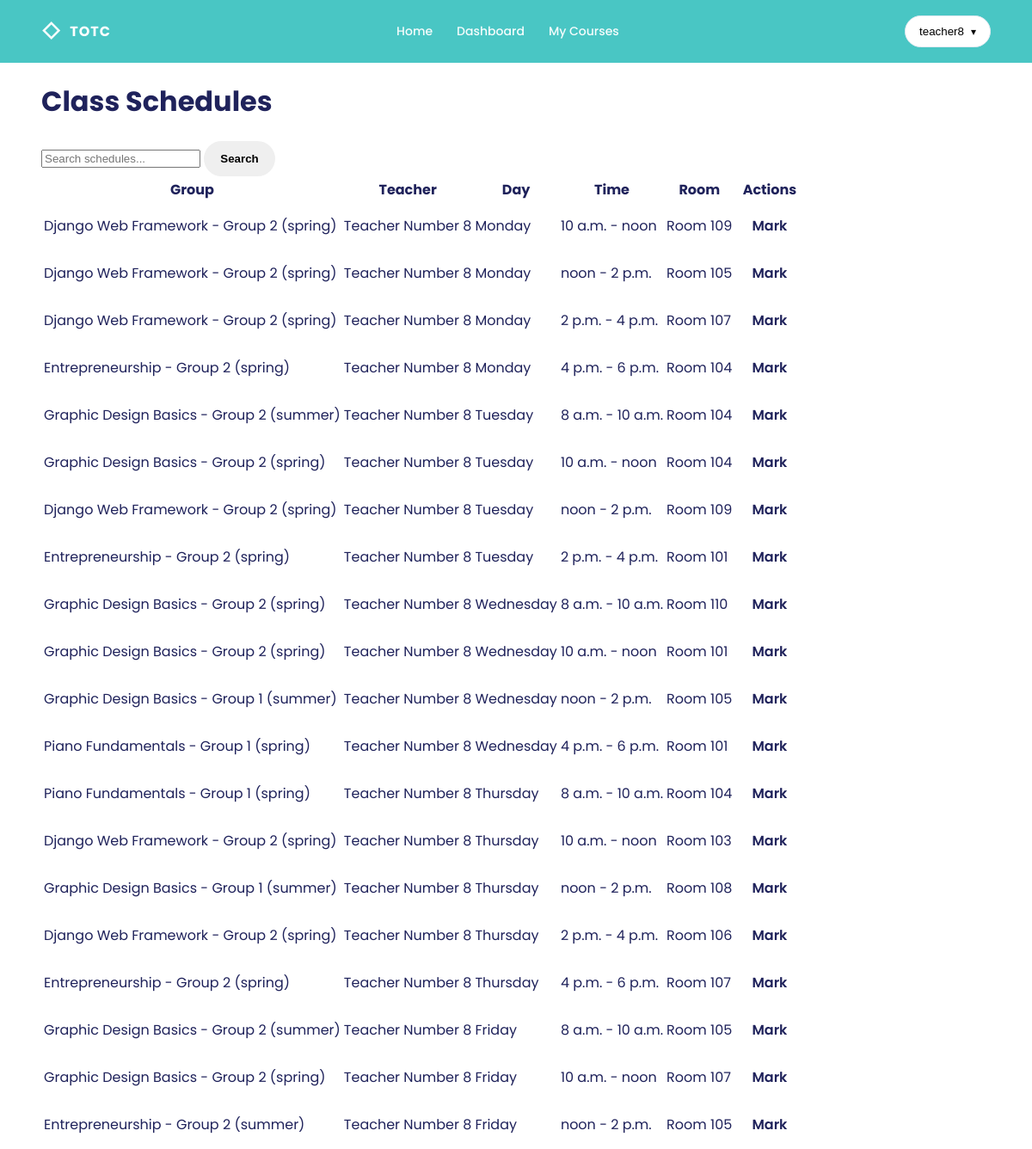
The app's page /attendance/schedules/ (signed in) with its own data.
### accounts/models.py (models this page shows, shortened)
class User(AbstractUser):
    ROLE = (
        ('admin', 'Admin'),
        ('teacher', 'Teacher'),
        ('student', 'Student'),
    )
    role = models.CharField(max_length=10, choices=ROLE)
    avatar = models.ImageField(upload_to='avatar/', default='')
    phone = models.CharField(max_length=20, blank=True, null=True)
    address = models.CharField(max_length=250, blank=True, null=True)
    balance = models.DecimalField(max_digits=10, decimal_places=2, default=0.00)
    speciality = models.CharField(max_length=100, blank=True, null=True)
    qualifications = models.TextField(blank=True, null=True)
    is_expert = models.BooleanField(default=False)
    created_at = models.DateTimeField(auto_now_add=True)
    updated_at = models.DateTimeField(auto_now=True)
    class Meta:
        ordering = ['-id']
        verbose_name = 'User'
        verbose_name_plural = 'Users'

### attendance/models.py (models this page shows, shortened)
class Schedule(models.Model):
  DAY_CHOICES = [ (i,
                   d) for i, d in
                  enumerate([ 'Monday', 'Tuesday', 'Wednesday', 'Thursday', 'Friday', 'Saturday', 'Sunday' ]) ]
  group = models.ForeignKey(Group, on_delete=models.CASCADE, related_name='schedule_slots')
  teacher = models.ForeignKey(User, on_delete=models.SET_NULL, null=True, blank=True, related_name='schedule_slots',
                              limit_choices_to={
                                'role': 'teacher',
                                },
                              )
  day_of_week = models.IntegerField(choices=DAY_CHOICES)
  start_time = models.TimeField()
  end_time = models.TimeField()
  room = models.CharField(max_length=50, blank=True, null=True)
  created_at = models.DateTimeField(auto_now_add=True)
  updated_at = models.DateTimeField(auto_now=True)
  class Meta:
    ordering = ('day_of_week',
                'start_time')
    verbose_name = 'Schedule'
    verbose_name_plural = 'Schedules'
    unique_together = ('group',
                       'day_of_week',
                       'start_time')

### courses/models.py (models this page shows, shortened)
class Group(models.Model):
    name = models.CharField(max_length=50)
    course = models.ForeignKey(Course, on_delete=models.CASCADE, related_name='groups')
    session = models.ForeignKey(Session, on_delete=models.CASCADE, related_name='groups', null=True, blank=True)
    teacher = models.ForeignKey(User, on_delete=models.SET_NULL, null=True, blank=True, related_name='taught_groups',
                                limit_choices_to={
                                    'role': 'teacher',
                                    },
                                )
    created_at = models.DateTimeField(auto_now_add=True)
    updated_at = models.DateTimeField(auto_now=True)
    class Meta:
        ordering = ('name',)
        verbose_name = 'Group'
        verbose_name_plural = 'Groups'
        unique_together = ('course',
                           'name')
        verbose_name = 'Group'
        verbose_name_plural = 'Groups'
        unique_together = ('course',
                           'name')

### attendance/views.py (the view)
# urls.py: path('schedules/', ScheduleListView.as_view(), name='schedule_list'),
class ScheduleListView(LoginRequiredMixin, ListView):
  model = Schedule
  template_name = 'attendance/schedule_list.html'
  context_object_name = 'schedules'
  paginate_by = 20
  def get_queryset( self ):
    search = self.request.GET.get('search', '')
    qs = Schedule.objects.select_related('group', 'teacher')
    if self.request.user.role == 'teacher':
        qs = qs.filter(teacher=self.request.user)
    if search:
        qs = qs.filter(
            Q(group__name__icontains=search) |
            Q(group__course__name__icontains=search) |
            Q(room__icontains=search)
        )
    return qs
  def get_context_data(self, **kwargs):
    context = super().get_context_data(**kwargs)
    context['search'] = self.request.GET.get('search', '')
    return context

### templates/attendance/schedule_list.html (shortened to what this page needs)
{% extends 'base.html' %}
{% block content %}
    <div class="container py-5">
        <h1 class="mb-4">Class Schedules</h1>
        <div class="mb-4">
            <form method="get" class="d-flex gap-2" style="max-width: 500px;">
                <input type="text" name="search" class="form-control" placeholder="Search schedules..." value="{{ search }}">
                <button type="submit" class="btn btn-primary">Search</button>
            </form>
        </div>
        {% if schedules %}
            <div class="table-responsive">
                <table class="table table-striped">
                    <thead class="table-dark">
                    <tr>
                        <th>Group</th>
                        <th>Teacher</th>
                        <th>Day</th>
                        <th>Time</th>
                        <th>Room</th>
                        <th>Actions</th>
                    </tr>
                    </thead>
                    <tbody>
                    {% for schedule in schedules %}
                        <tr>
                            <td>{{ schedule.group.name }}</td>
                            <td>{{ schedule.teacher.get_full_name|default:schedule.teacher.username }}</td>
                            <td>{{ schedule.get_day_of_week_display }}</td>
                            <td>{{ schedule.start_time }} - {{ schedule.end_time }}</td>
                            <td>{{ schedule.room|default:"—" }}</td>
                            <td>
                                {% if request.user.role == 'teacher' and schedule.teacher == request.user %}
                                    <a href="{% url 'attendance:mark_attendance' schedule.id %}"
                                       class="btn btn-sm btn-primary">Mark</a>
                                {% endif %}
                            </td>
                        </tr>
                    {% endfor %}
                    </tbody>
                </table>
            </div>
        {% else %}
            <div class="alert alert-info">No schedules found.</div>
        {% endif %}
    </div>
{% endblock %}

### templates/base.html (shortened to what this page needs)
{% load static %}
<!doctype html>
<html lang="en">
<head>
    <link rel="stylesheet" href="{% static 'css/style.css' %}">
</head>
<body>
<header class="nav">
    <div class="container nav__inner">
        <a class="brand" href="{% url 'index' %}">
            <span class="brand__mark">◇</span>
            <span class="brand__text">TOTC</span>
        </a>
        <nav class="nav__links">
            <a href="{% url 'index' %}">Home</a>
            {% if user.is_authenticated %}
                {% if user.role == 'admin' %}
                    <a href="{% url 'courses:admin_dashboard' %}">Dashboard</a>
                    <a href="{% url 'courses:list' %}">Courses</a>
                {% elif user.role == 'teacher' %}
                    <a href="{% url 'accounts:dashboard' %}">Dashboard</a>
                    <a href="{% url 'courses:list' %}">My Courses</a>
                {% elif user.role == 'student' %}
                    <a href="{% url 'accounts:dashboard' %}">Dashboard</a>
                    <a href="{% url 'courses:list' %}">My Courses</a>
                {% endif %}
            {% endif %}
        </nav>
        <div class="nav__actions">
            {% if user.is_authenticated %}
                <div class="navUser">
                    <button class="navUser__btn" type="button">
                        <span class="navUser__name">{{ user.username }}</span>
                        <span class="navUser__chev">▾</span>
                    </button>
                </div>
            {% else %}
                <a class="btn btn--pill btn--white" href="{% url 'accounts:login' %}">Login</a>
                <a class="btn btn--pill btn--ghost" href="mailto:admin@admin.com">Contact Us</a>
            {% endif %}
        </div>
    </div>
</header>
{% block content %}{% endblock %}
</body>
</html>

### static/css/style.css (style rules this page uses)
:root { --teal:#49c6c4; --teal2:#2db6b4; --ink:#1f225b; --muted:#6b6f86; --soft:#f1f8ff; --orange:#ff9b20; --pink:#e74a7a; --navy:#24264b; --radius:18px; --shadow:0 18px 45px rgba(20, 32, 68, 0.10); }
* { box-sizing:border-box }
html,body { margin:0;padding:0; scroll-behavior: smooth; overflow-x: hidden; }
body { font-family:"Poppins",system-ui,-apple-system,Segoe UI,Roboto,Arial,sans-serif; color:var(--ink); background:#fff; }
a { color:inherit;text-decoration:none }
.container { width:min(1200px, 92%); margin-inline:auto }
.nav { background:var(--teal); padding:18px 0; position:sticky; top:0; z-index:50; }
.nav__inner { display:flex; align-items:center; justify-content:space-between; gap:16px; }
.brand { display:flex; align-items:center; gap:10px; color:#fff; font-weight:700; }
.brand__mark { font-size:22px; opacity:.95 }
.brand__text { letter-spacing:.06em }
.nav__links { display:flex; gap:28px; color:#fff; opacity:.95 }
.nav__links a { font-weight:500; font-size:14px }
.nav__actions { display:flex; gap:12px }
.btn { display:inline-flex; align-items:center; justify-content:center; gap:10px; padding:12px 18px; border-radius:999px; border:1px solid transparent; font-weight:600; cursor:pointer; }
.navUser { position: relative; }
.navUser__btn { display: flex; align-items: center; gap: 8px; padding: 10px 16px; border-radius: 999px; background: #fff; border: 1px solid #e6ebf2; cursor: pointer; font-weight: 500; }
.navUser__chev { font-size: 12px; }
.navUser { position: relative; display: inline-block; }

### records on screen
User: username "teacher8"
Schedule: group.name "Django Web Framework - Group 2 (spring)", teacher.get_full_name "Teacher Number 8", day_of_week "Monday", start_time "10 a.m.", end_time "noon", room "Room 109", shows "Mark"
Schedule: group.name "Django Web Framework - Group 2 (spring)", teacher.get_full_name "Teacher Number 8", day_of_week "Monday", start_time "noon", end_time "2 p.m.", room "Room 105", shows "Mark"
Schedule: group.name "Django Web Framework - Group 2 (spring)", teacher.get_full_name "Teacher Number 8", day_of_week "Monday", start_time "2 p.m.", end_time "4 p.m.", room "Room 107", shows "Mark"
Schedule: group.name "Entrepreneurship - Group 2 (spring)", teacher.get_full_name "Teacher Number 8", day_of_week "Monday", start_time "4 p.m.", end_time "6 p.m.", room "Room 104", shows "Mark"
Schedule: group.name "Graphic Design Basics - Group 2 (summer)", teacher.get_full_name "Teacher Number 8", day_of_week "Tuesday", start_time "8 a.m.", end_time "10 a.m.", room "Room 104", shows "Mark"
Schedule: group.name "Graphic Design Basics - Group 2 (spring)", teacher.get_full_name "Teacher Number 8", day_of_week "Tuesday", start_time "10 a.m.", end_time "noon", room "Room 104", shows "Mark"
Schedule: group.name "Django Web Framework - Group 2 (spring)", teacher.get_full_name "Teacher Number 8", day_of_week "Tuesday", start_time "noon", end_time "2 p.m.", room "Room 109", shows "Mark"
Schedule: group.name "Entrepreneurship - Group 2 (spring)", teacher.get_full_name "Teacher Number 8", day_of_week "Tuesday", start_time "2 p.m.", end_time "4 p.m.", room "Room 101", shows "Mark"
Schedule: group.name "Graphic Design Basics - Group 2 (spring)", teacher.get_full_name "Teacher Number 8", day_of_week "Wednesday", start_time "8 a.m.", end_time "10 a.m.", room "Room 110", shows "Mark"
Schedule: group.name "Graphic Design Basics - Group 2 (spring)", teacher.get_full_name "Teacher Number 8", day_of_week "Wednesday", start_time "10 a.m.", end_time "noon", room "Room 101", shows "Mark"
Schedule: group.name "Graphic Design Basics - Group 1 (summer)", teacher.get_full_name "Teacher Number 8", day_of_week "Wednesday", start_time "noon", end_time "2 p.m.", room "Room 105", shows "Mark"
Schedule: group.name "Piano Fundamentals - Group 1 (spring)", teacher.get_full_name "Teacher Number 8", day_of_week "Wednesday", start_time "4 p.m.", end_time "6 p.m.", room "Room 101", shows "Mark"
Schedule: group.name "Piano Fundamentals - Group 1 (spring)", teacher.get_full_name "Teacher Number 8", day_of_week "Thursday", start_time "8 a.m.", end_time "10 a.m.", room "Room 104", shows "Mark"
Schedule: group.name "Django Web Framework - Group 2 (spring)", teacher.get_full_name "Teacher Number 8", day_of_week "Thursday", start_time "10 a.m.", end_time "noon", room "Room 103", shows "Mark"
Schedule: group.name "Graphic Design Basics - Group 1 (summer)", teacher.get_full_name "Teacher Number 8", day_of_week "Thursday", start_time "noon", end_time "2 p.m.", room "Room 108", shows "Mark"
Schedule: group.name "Django Web Framework - Group 2 (spring)", teacher.get_full_name "Teacher Number 8", day_of_week "Thursday", start_time "2 p.m.", end_time "4 p.m.", room "Room 106", shows "Mark"
Schedule: group.name "Entrepreneurship - Group 2 (spring)", teacher.get_full_name "Teacher Number 8", day_of_week "Thursday", start_time "4 p.m.", end_time "6 p.m.", room "Room 107", shows "Mark"
Schedule: group.name "Graphic Design Basics - Group 2 (summer)", teacher.get_full_name "Teacher Number 8", day_of_week "Friday", start_time "8 a.m.", end_time "10 a.m.", room "Room 105", shows "Mark"
Schedule: group.name "Graphic Design Basics - Group 2 (spring)", teacher.get_full_name "Teacher Number 8", day_of_week "Friday", start_time "10 a.m.", end_time "noon", room "Room 107", shows "Mark"
Schedule: group.name "Entrepreneurship - Group 2 (summer)", teacher.get_full_name "Teacher Number 8", day_of_week "Friday", start_time "noon", end_time "2 p.m.", room "Room 105", shows "Mark"
